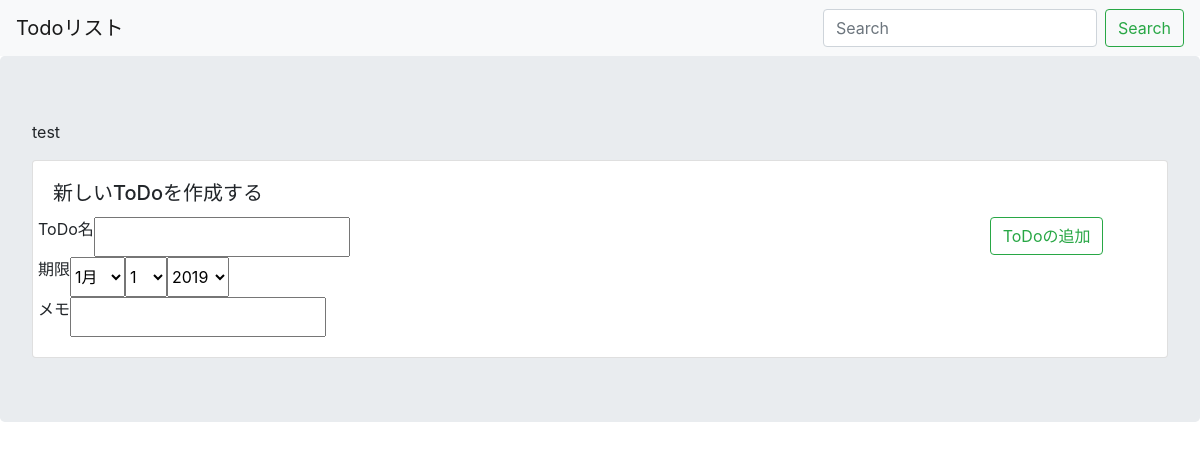
The page /list/1 on the database as committed earlier.
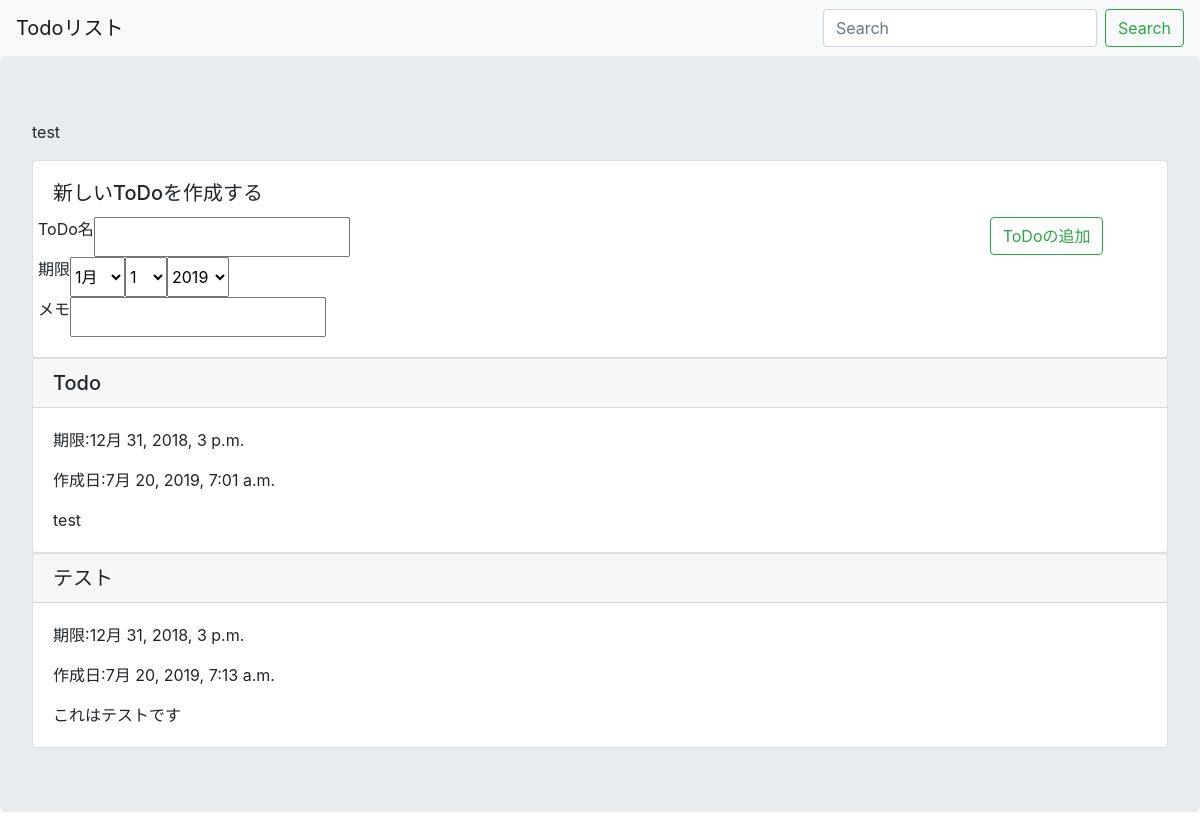
The same page on the database as committed later.
### todo/models.py (models this page shows)
class Task(models.Model):
    title = models.CharField(max_length=200)
    text = models.TextField()
    create_date = models.DateField(default=timezone.now)
    deadline_date = models.DateField(blank=True, null=True)
    completed = models.BooleanField(default=False)
    list = models.ForeignKey(List, on_delete=models.CASCADE)

### todo/views.py (the view, shortened to what this page needs)
# urls.py: path('list/<int:list_id>', views.list, name="list"),
def list(request, list_id):
    listdata = List.objects.get(id=list_id)
    taskdata = Task.objects.filter(list=listdata)
    form = TaskForm(request.POST or None)
    params = {
        'id': list_id,
        'listdata': listdata,
        'taskdata': taskdata,
        'form': form,
    }
    return render(request, 'todo/list.html', params)

### todo/forms.py
class TaskForm(forms.Form):
    title = forms.CharField(max_length=30)
    deadline_date = forms.DateField(widget=forms.SelectDateWidget)
    text = forms.CharField(max_length=1000)

### todo/templates/todo/list.html (shortened to what this page needs)
{% extends "todo/base.html" %}
{% block content %}
<div class="jumbotron">
    <p>{{listdata.title}}</p>
    <form method = "post">
        <div class="card">
            <div class="card-body">
                <h5 class="card-title">新しいToDoを作成する</h5>
                    <div class = "row">
                        <div class = "col-10">
                            <div class = "row">
                                <p>ToDo名</p>
                                {{form.title}}
                            </div>
                            <div class = "row">
                                <p>期限</p>
                                {{form.deadline_date}}
                            </div>
                            <div class = "row">
                                <p>メモ</p>
                                {{form.text}}
                            </div>
                        </div>
                        <div class = "col-2">
                            <button class="btn btn-outline-success my-2 my-sm-0" type="submit">ToDoの追加</button>
                        </div>
                    </div>
            </div>
        </div>
    </form>
    {% for i in taskdata %}
        <div class="card">
            <h5 class="card-header">{{i.title}}</h5>
            <div class="card-body">
                <p class="card-text">期限:{{i.deadline_date}}</p>
                <p class="card-text">作成日:{{i.create_date}}</p>
                <p class="card-text">{{i.text}}</p>
            </div>
        </div>
    {% endfor %}
</div>
{% endblock %}

Rows that differ between the two databases and show on the page:
added Task: title "Todo", deadline_date "12月 31, 2018, 3 p.m.", create_date "7月 20, 2019, 7:01 a.m.", text "test"
added Task: title "テスト", deadline_date "12月 31, 2018, 3 p.m.", create_date "7月 20, 2019, 7:13 a.m.", text "これはテストです"
